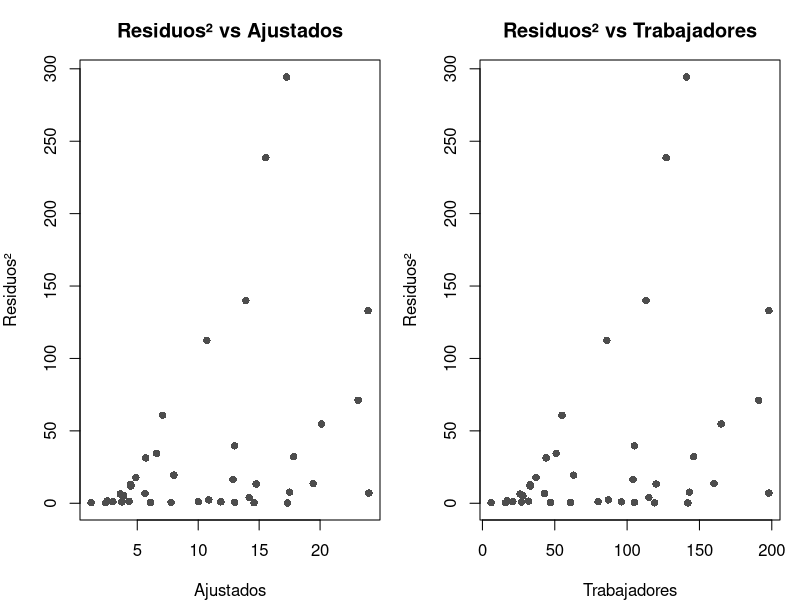

Generate this figure with R:
# ECONOMETRÍA — Capítulo 9 Script Teórico: Heterocedasticidad
# Autor: Carlos de Anta Puig
# Abre primero mEconometria.Rproj en RStudio.
pausa <- function(msg = "\n  [Pulsa ENTER para continuar...]") { cat(msg); invisible(readline()) }
library(tidyverse); library(readxl); library(lmtest); library(sandwich)
caso_b <- read_excel("data/caso_b_cifra_negocio.xlsx")
cat("\n=== ECONOMETRÍA — Tema 9: Heterocedasticidad ===\n")
pausa()
mod <- lm(cifra_negocio ~ trabajadores + inversion, data = caso_b)
cat("\n--- 1. DETECCIÓN GRÁFICA ---\n")
par(mfrow = c(1,2), mar = c(4,4,3,1))
plot(fitted(mod), residuals(mod)^2, pch=16, col="gray30", xlab="Ajustados", ylab="Residuos²", main="Residuos² vs Ajustados")
plot(caso_b$trabajadores, residuals(mod)^2, pch=16, col="gray30", xlab="Trabajadores", ylab="Residuos²", main="Residuos² vs Trabajadores")
par(mfrow = c(1,1))
pausa()
cat("\n--- 2. CONTRASTE BREUSCH-PAGAN ---\n\n")
bp <- bptest(mod)
cat(sprintf("  Estadístico BP = %.3f, p-valor = %.4f\n", bp$statistic, bp$p.value))
cat(sprintf("  Decisión: %s\n", ifelse(bp$p.value < 0.05, "HETEROCEDASTICIDAD", "Homocedasticidad")))
pausa()
cat("\n--- 3. MCO ROBUSTA ---\n\n")
cat("  Errores estándar convencionales:\n"); print(coeftest(mod))
cat("\n  Errores estándar robustos (HC1):\n"); print(coeftest(mod, vcov = vcovHC(mod, type = "HC1")))
cat("\n=== FIN Script Tema 09 ===\n")
